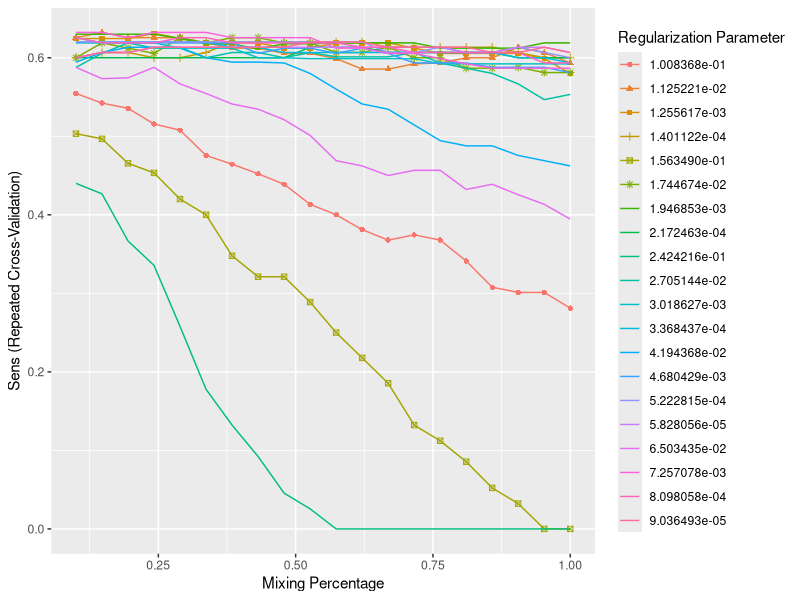
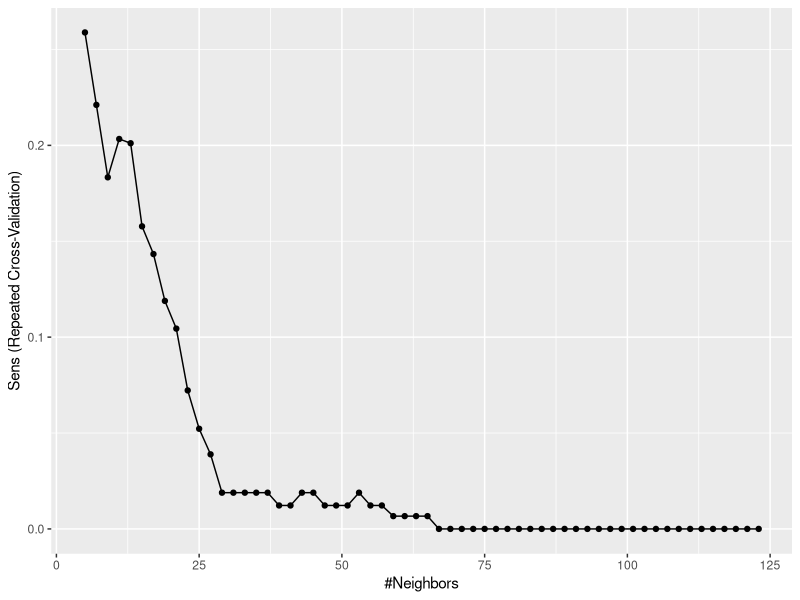

Here is the R script that generated these plots, in order: (Note: this script raises an error after producing the figures.)
# turning warnings off and viewing the tables fully 
options(warn= -1)
options(repr.matrix.max.rows=600, repr.matrix.max.cols=200)

# importing the dataset 
data_dirty <- read.csv("hcc-data.txt", na.strings = "?",col.names = c("Gender"
,"Symptoms"
,"Alcohol"
,"HBsAg"
,"HBeAg"
,"HBcAb"
,"HCVAb"
,"Cirrhosis"
,"Endemic"
,"Smoking"
,"Diabetes"
,"Obesity"
,"Hemochro"
,"AHT"
,"CRI"
,"HIV"
,"NASH"
,"Varices"
,"Spleno"
,"PHT"
,"PVT"
,"Metastasis"
,"Hallmark"
,"Age"
,"Grams_day"
,"Packs_year"
,"PS"
,"Encephalopathy"
,"Ascites"
,"INR"
,"AFP"
,"Hemoglobin"
,"MCV"
,"Leucocytes"
,"Platelets"
,"Albumin"
,"Total_Bil"
,"ALT"
,"AST"
,"GGT"
,"ALP"
,"TP"
,"Creatinine"
,"Nodule"
,"Major_Dim"
,"Dir_Bil"
,"Iron"
,"Sat"
,"Ferritin"
,"Class"))
data_dirty$Class <- as.factor(data_dirty$Class)


head(data_dirty)

summary(data_dirty)

summary(data_dirty)

str(data_dirty)

sapply(data_dirty, function(x) sum(is.na(x)))

library("mice")

# initializing the object with zero iterations 
# setting the methods for both categorical and numerical features 
init = mice(data_dirty, maxit=0, seed=123) 
meth = init$method

# importing categorical features 
meth[c("Gender"
,"Symptoms"
,"Alcohol"
,"HBsAg"
,"HBeAg"
,"HBcAb"
,"HCVAb"
,"Cirrhosis"
,"Endemic"
,"Smoking"
,"Diabetes"
,"Obesity"
,"Hemochro"
,"AHT"
,"CRI"
,"HIV"
,"NASH"
,"Varices"
,"Spleno"
,"PHT"
,"PVT"
,"Metastasis"
,"Hallmark"
,"PS"
,"Encephalopathy"
,"Ascites")] = "cart"

# importing numerical features 
meth[c("Age"
,"Grams_day"
,"Packs_year"
,"INR"
,"AFP"
,"Hemoglobin"
,"MCV"
,"Leucocytes"
,"Platelets"
,"Albumin"
,"Total_Bil"
,"ALT"
,"AST"
,"GGT"
,"ALP"
,"TP"
,"Creatinine"
,"Nodule"
,"Major_Dim"
,"Dir_Bil"
,"Iron"
,"Sat"
,"Ferritin")] = "mean"

# # restricting the imputation of class 
# meth[c("Class")] = ""

imputed <- mice(data_dirty, method = meth, seed = 123)

data_imputed <- complete(imputed)

sapply(data_imputed, function(x) sum(is.na(x)))

summary(data_imputed)

data_imputed$Class <- make.names(data_imputed$Class)
data_imputed$Class <- as.factor(data_imputed$Class) # needed for algorithms below
levels(data_imputed$Class)

# splitting the data
library(caret)

set.seed(123)
trainIndex = createDataPartition(y = data_imputed$Class, p=0.80, list=FALSE, times=1)

x_train <- data_imputed[trainIndex, ]
x_test  <- data_imputed[-trainIndex, ]

nrow(x_train)
nrow(x_test)

# cross validator 
ctrl <- trainControl(
  method = "repeatedcv",
  repeats = 3, 
  classProbs = TRUE, 
  summaryFunction = twoClassSummary  
)

#setting seed to prevent randomness 
set.seed(123)

# the model training 
glmFit <- train(
  Class ~ .,
  data = x_train,
  method = "glmnet",
  preProc = c("center", "scale"),
  tuneLength = 20,
  trControl = ctrl,
  metric = "Sens"
)

glmFit

ggplot(glmFit)

glmClasses <- predict(glmFit, newdata = x_test)
str(glmClasses)

confusionMatrix(data = glmClasses, x_test$Class)
# levels(x_test$Class)

set.seed(123)

# Model
knnFit <- train(
  Class ~ .,
  data = x_train,
  method = "knn",
  preProc = c("center", "scale"),
  tuneLength = 60,
  trControl = ctrl,
  metric = "Sens")

knnFit

ggplot(knnFit)

knnPredict <- predict(knnFit,newdata = x_test)
confusionMatrix(knnPredict, x_test$Class)

set.seed(123)

# Model
nbFit <- train(
  Class ~ .,
  data = x_train,
  method = "naive_bayes",
  preProc = c("center", "scale"),
  trControl = ctrl,
  metric = "Sens")

nbFit

nbPredict <- predict(nbFit,newdata = x_test)
confusionMatrix(nbPredict, x_test$Class)


